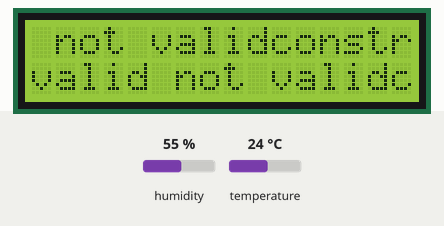
A sketch run on a simulated ESP8266 (NodeMCU). On the bench: 16×2 character LCD. Inputs (shaded band) come from the test bench; at power-on: temperature 24 °C, humidity 55 %. WiFi joins after 1.5 s; servers stay silent unless stated.

Above: at 2.7 s.
2.8 s: temperature set to 19 °C
At 5.1 s:
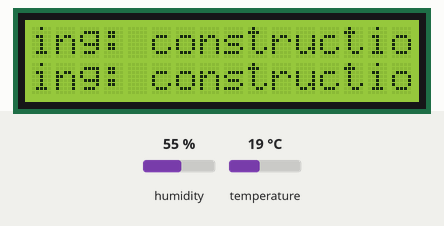
5.5 s: temperature set to 12 °C
At 5.89 s:
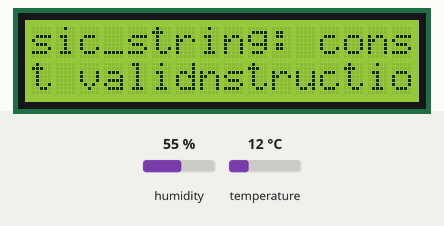
8.2 s: temperature set to 28 °C
At 9.97 s:
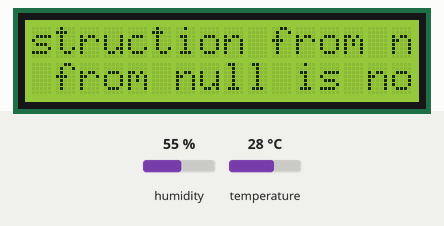
11.6 s: temperature set to 33 °C
At 12.11 s:
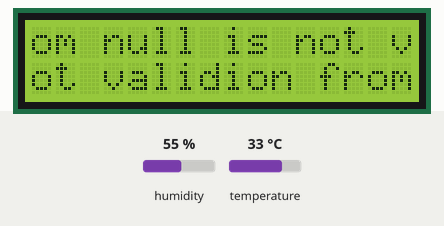
14.3 s: temperature set to 41 °C
At 16.08 s:
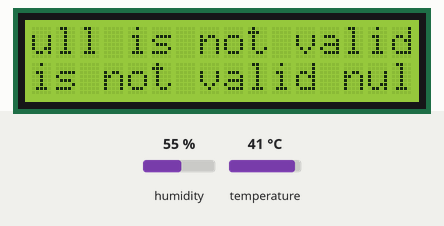
17.0 s: temperature set to 12 °C
At 18.27 s:
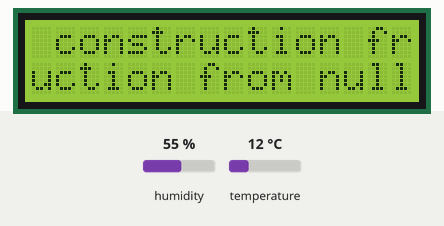
Timing chart, 0 to 20.0 s (numbered marks = the images above; inputs shaded):
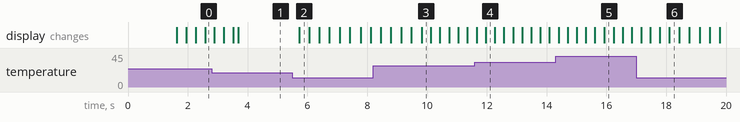

Measured:
- after the input at 2.8 s, the display: first differs from a run without the input after 0.88 s (image 1)
- after the input at 5.5 s, the display: changes after 0.22 s (image 2)
- after the input at 8.2 s, the display: first differs from a run without the input after 1.6 s (image 3)
- after the input at 11.6 s, the display: first differs from a run without the input after 0.36 s (image 4)
- after the input at 14.3 s, the display: first differs from a run without the input after 1.6 s (image 5)
- after the input at 17.0 s, the display: first differs from a run without the input after 1.1 s (image 6)

The sketch:

dht11_with_lcd_and_esp8266.ino
```cpp
#include <Wire.h>
#include <ESP8266WiFi.h>

#include <LiquidCrystal_I2C.h>
#include <DHT.h>

String apiKey = "H38TEGNC0XKW43BB";     //  Enter your Write API key from ThingSpeak

const char *ssid =  "how2electronics";     // replace with your wifi ssid and wpa2 key
const char *pass =  "alhabibi";
const char* server = "api.thingspeak.com";

#define DHTPIN 4          //pin where the dht11 is connected

DHT dht(DHTPIN, DHT11);
WiFiClient client;
LiquidCrystal_I2C lcd(0x3F, 16, 2);
void setup(){
  Wire.begin(2,0);
  lcd.init();   // initializing the LCD
  lcd.backlight(); // Enable or Turn On the backlight
 // Start Printing

       Serial.begin(115200);
       delay(10);
       dht.begin();

       WiFi.begin(ssid, pass);
      while (WiFi.status() != WL_CONNECTED)
     {
            delay(500);
     }
}

void loop()

{
      int h = dht.readHumidity();
      int t = dht.readTemperature();

              if (isnan(h) || isnan(t))
                 {
                      lcd.print(" error ");
                 }
                 else{
                  lcd.print("temp is: "+t);
//                  lcd.print("hum is :" +h);
                  return;
                 }
}
```
